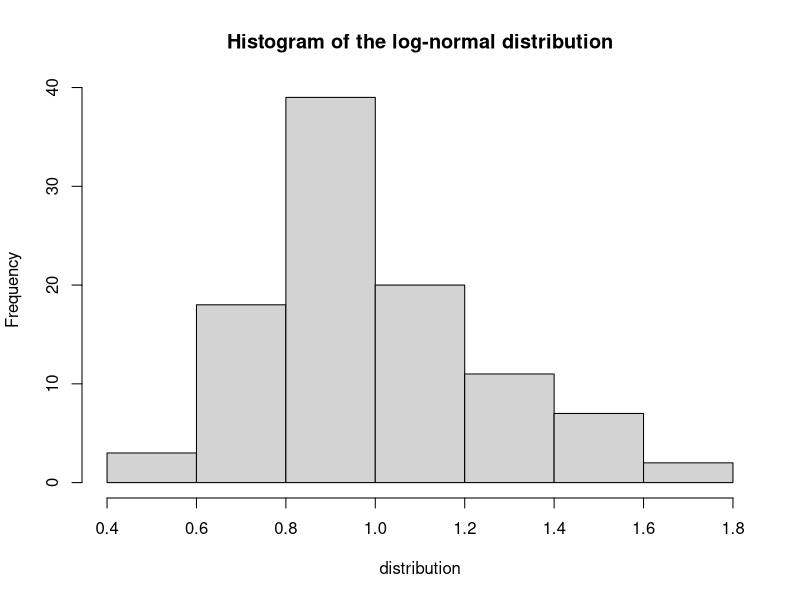

Recreate this plot in R.
## ---- chunk 1
knitr::opts_chunk$set(echo = TRUE)
## ---- chunk 2
mu <- 1
sd <- 0.25
logmu <- log(mu^2 / sqrt(sd^2 + mu^2))
logsd <- sqrt(log(1 + (sd^2 / mu^2)))
distr <- rlnorm(n=100, logmu, logsd)
mean(distr)
sd(distr)
hist(distr, main = "Histogram of the log-normal distribution", xlab = "distribution")
